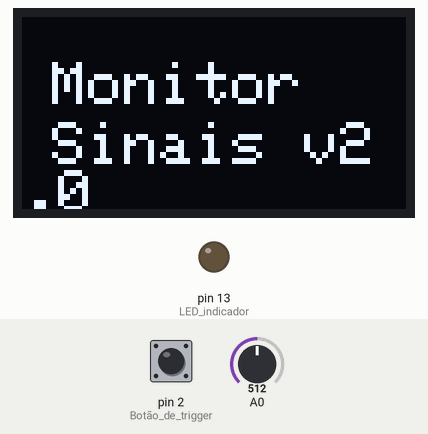
This sketch was run on a simulated Arduino Uno, built with avr-gcc and run on an emulated ATmega328P. On the bench: 128×64 one-colour display, output pins drawn as LEDs (lit = HIGH). Dashed ring = blinking. The test bench sets the inputs (shaded band); at power-on: pin 2 (Botão_de_trigger) HIGH, A0 = 512.

Above: at 0.1 s.
At 1.9 s:
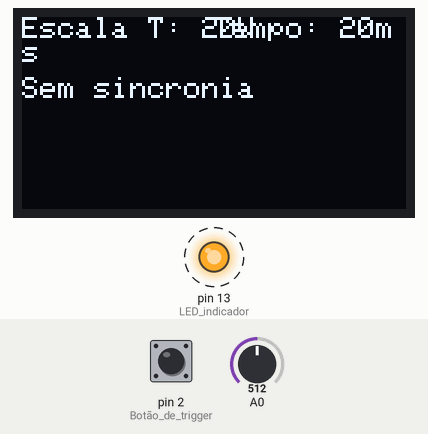
Timing chart, 0 to 130.0 s (numbered marks = the images above):
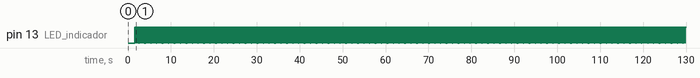

The sketch:

osciloscopio-mini.ino
```cpp
/********************************************************************************
 * Autor: Felipe Rodrigues Moreira Dos Santos
 * Contato: axfeliperodrigues@gmail.com
 * Data: 20/10/2024
 * Projeto: Monitor de Sinais (Osciloscópio)
 * Versão: 2.0
 * GitHub: https://github.com/TheDarkTD
 ********************************************************************************/

#include <Wire.h>
#include <Adafruit_GFX.h>
#include <Adafruit_SSD1306.h>
#include <EEPROM.h>

// Configurações de display e buffer de sinal
#define LARGURA_DISPLAY 128         // Largura do display OLED
#define ALTURA_DISPLAY 64           // Altura do display OLED
#define TAMANHO_BUFFER 200          // Tamanho do buffer de sinal
#define LIMIAR_SINCRONIA 5          // Limiar mínimo para detecção de trigger

// Definição do pino de reset para o display OLED
#define RESET_OLED -1
Adafruit_SSD1306 tela(LARGURA_DISPLAY, ALTURA_DISPLAY, &Wire, RESET_OLED);

// Tabelas de escalas de tensão e tempo, com rótulos para exibição
const char rotulosEscalaTensao[10][5] PROGMEM = {"A50V", "A5V", "50V", "20V", "10V", "5V", "2V", "1V", "0.5V", "0.2V"};
const char * const tabelaTensao[] PROGMEM = {rotulosEscalaTensao[0], rotulosEscalaTensao[1], rotulosEscalaTensao[2], rotulosEscalaTensao[3], rotulosEscalaTensao[4], rotulosEscalaTensao[5], rotulosEscalaTensao[6], rotulosEscalaTensao[7], rotulosEscalaTensao[8], rotulosEscalaTensao[9]};
const char rotulosEscalaTempo[10][6] PROGMEM = {"200ms", "100ms", "50ms", "20ms", "10ms", "5ms", "2ms", "1ms", "500us", "200us"};
const char * const tabelaTempo[] PROGMEM = {rotulosEscalaTempo[0], rotulosEscalaTempo[1], rotulosEscalaTempo[2], rotulosEscalaTempo[3], rotulosEscalaTempo[4], rotulosEscalaTempo[5], rotulosEscalaTempo[6], rotulosEscalaTempo[7], rotulosEscalaTempo[8], rotulosEscalaTempo[9]};
const PROGMEM float valoresEscalaTempo[] = {0.2, 0.1, 0.05, 0.02, 0.01, 0.005, 0.002, 0.001, 0.0005, 0.0002};

int bufferSinal[TAMANHO_BUFFER];    // Buffer de sinal para armazenar leituras
char bufferTexto[8];                // Buffer de texto para exibição de informações
char escalaHorizontal[] = "xxxAs";  // Rótulo da escala de tempo
char escalaVertical[] = "xxxx";     // Rótulo da escala de tensão

float coefTensao5V = 0.00566826;    // Coeficiente de sensibilidade para a escala de 5V
float coefTensao50V = 0.05243212;   // Coeficiente de sensibilidade para a escala de 50V

// Variáveis de controle e flags
volatile int escalaTensao;
volatile int escalaTempo;
volatile int polaridadeTrigger;
volatile int seletorParametro;
volatile bool sinalPausado = false;
volatile bool botaoPressionado = false;
volatile int contadorEEPROM;
int tempoExecucaoCiclo;

int valorMinimoSinal, valorMaximoSinal, mediaSinal;
int maxEscalaGrafico, minEscalaGrafico, valorMaxExibido, valorMinExibido;
int pontoTrigger;
bool triggerEncontrado;

float frequenciaSinal, cicloAtivo;

// Configuração do display e exibição de uma mensagem inicial
void configurarDisplay() {
    if (!tela.begin(SSD1306_SWITCHCAPVCC, 0x3C)) {
        while (true);
    }
    exibirMensagemInicial();
    carregarConfiguracoes();
    analogReference(INTERNAL);  // Define a referência de tensão do ADC
    configurarInterrupcoes();   // Configura interrupções
}

// Configura os pinos utilizados para botões e LED
void configurarPinos() {
    pinMode(2, INPUT_PULLUP);       // Botão de trigger
    pinMode(8, INPUT_PULLUP);       // Botão de seleção de parâmetro
    pinMode(9, INPUT_PULLUP);       // Botão para aumentar escala
    pinMode(10, INPUT_PULLUP);      // Botão para diminuir escala
    pinMode(11, INPUT_PULLUP);      // Botão de pausa
    pinMode(12, INPUT);             // Controle de atenuador (Hi-z quando entrada)
    pinMode(13, OUTPUT);            // LED indicador
}

// Configura interrupções no botão de trigger (pino 2)
void configurarInterrupcoes() {
    attachInterrupt(digitalPinToInterrupt(2), aoPressionarBotao, FALLING);
}

// Função chamada ao pressionar qualquer botão
void aoPressionarBotao() {
    int estadoPorta = PINB;
    if ((estadoPorta & 0x07) != 0x07) {
        contadorEEPROM = 5000;          // Reinicia o contador EEPROM ao pressionar um botão
        botaoPressionado = true;
    }
    if ((estadoPorta & 0x01) == 0) {
        seletorParametro = (seletorParametro + 1) % 3;  // Alterna entre escala de tensão, tempo e trigger
    }
    if ((estadoPorta & 0x04) == 0) {
        ajustarConfiguracao(1);         // Aumenta o valor do parâmetro selecionado
    }
    if ((estadoPorta & 0x02) == 0) {
        ajustarConfiguracao(-1);        // Diminui o valor do parâmetro selecionado
    }
    if ((estadoPorta & 0x08) == 0) {
        sinalPausado = !sinalPausado;   // Alterna o estado de pausa
    }
}

// Ajusta o parâmetro selecionado (tensão, tempo ou trigger)
void ajustarConfiguracao(int direcao) {
    if (seletorParametro == 0) {
        escalaTensao = constrain(escalaTensao + direcao, 0, 9);
    } else if (seletorParametro == 1) {
        escalaTempo = constrain(escalaTempo + direcao, 0, 9);
    } else if (seletorParametro == 2) {
        polaridadeTrigger = direcao > 0 ? 0 : 1;
    }
}

// Salva as configurações atuais na EEPROM após um certo tempo de inatividade
void salvarParaEEPROM() {
    if (contadorEEPROM > 0) {
        contadorEEPROM -= tempoExecucaoCiclo;
        if (contadorEEPROM <= 0) {
            EEPROM.write(0, escalaTensao);
            EEPROM.write(1, escalaTempo);
            EEPROM.write(2, polaridadeTrigger);
            EEPROM.write(3, seletorParametro);
        }
    }
}

// Carrega as configurações salvas na EEPROM ao iniciar o dispositivo
void carregarConfiguracoes() {
    int valorSalvo;
    valorSalvo = EEPROM.read(0);
    escalaTensao = (valorSalvo < 0 || valorSalvo > 9) ? 3 : valorSalvo;

    valorSalvo = EEPROM.read(1);
    escalaTempo = (valorSalvo < 0 || valorSalvo > 9) ? 3 : valorSalvo;

    valorSalvo = EEPROM.read(2);
    polaridadeTrigger = (valorSalvo < 0 || valorSalvo > 1) ? 1 : valorSalvo;

    valorSalvo = EEPROM.read(3);
    seletorParametro = (valorSalvo < 0 || valorSalvo > 2) ? 0 : valorSalvo;
}

// Exibe uma mensagem inicial no display ao ligar o dispositivo
void exibirMensagemInicial() {
    tela.clearDisplay();
    tela.setTextSize(2);
    tela.setCursor(10, 15);
    tela.println(F("Monitor"));
    tela.setCursor(10, 35);
    tela.println(F("Sinais v2.0"));
    tela.display();
    delay(1500);
    tela.clearDisplay();
}

// Captura dados do sinal analógico e armazena no buffer
void capturarSinal() {
    for (int i = 0; i < TAMANHO_BUFFER; i++) {
        bufferSinal[i] = analogRead(A0);
        delayMicroseconds(calcularAtraso(escalaTempo));
    }
    calcularEstatisticas();
}

// Calcula o atraso de captura com base na escala de tempo selecionada
int calcularAtraso(int tempoEscala) {
    const int ajustesTempo[] = {8000, 4000, 2000, 1000, 500, 250, 125, 62, 31, 15};
    return ajustesTempo[tempoEscala];
}

// Calcula o valor mínimo, máximo e a média do sinal capturado
void calcularEstatisticas() {
    int soma = 0;
    valorMinimoSinal = 1023;
    valorMaximoSinal = 0;

    for (int i = 0; i < TAMANHO_BUFFER; i++) {
        int valorAtual = bufferSinal[i];
        soma += valorAtual;
        if (valorAtual < valorMinimoSinal) valorMinimoSinal = valorAtual;
        if (valorAtual > valorMaximoSinal) valorMaximoSinal = valorAtual;
    }
    mediaSinal = soma / TAMANHO_BUFFER;
}

// Define o ponto de trigger para exibição sincronizada do sinal
void definirPontoTrigger() {
    int centroAmplitude = (valorMinimoSinal + valorMaximoSinal) / 2;
    triggerEncontrado = false;

    for (int i = TAMANHO_BUFFER / 2 - 50; i < TAMANHO_BUFFER / 2 + 50; i++) {
        if ((polaridadeTrigger == 0 && bufferSinal[i - 1] < centroAmplitude && bufferSinal[i] >= centroAmplitude) ||
            (polaridadeTrigger == 1 && bufferSinal[i - 1] > centroAmplitude && bufferSinal[i] <= centroAmplitude)) {
            pontoTrigger = i;
            triggerEncontrado = true;
            break;
        }
    }

    if (!triggerEncontrado) {
        pontoTrigger = TAMANHO_BUFFER / 2;
    }
}

// Exibe informações do sinal, incluindo escala, frequência e ciclo ativo
void exibirDados() {
    tela.clearDisplay();
    tela.setTextSize(1);

    strcpy_P(escalaVertical, (char*)pgm_read_word(&(tabelaTensao[escalaTensao])));
    tela.setCursor(0, 0);
    tela.print("Escala T: ");
    tela.print(escalaVertical);

    strcpy_P(escalaHorizontal, (char*)pgm_read_word(&(tabelaTempo[escalaTempo])));
    tela.setCursor(64, 0);
    tela.print("Tempo: ");
    tela.print(escalaHorizontal);

    tela.setCursor(0, 20);
    if (triggerEncontrado) {
        calcularFrequencia();
        tela.print("Freq: ");
        tela.print(frequenciaSinal);
        tela.print(" Hz");

        tela.setCursor(0, 30);
        tela.print("Ciclo: ");
        tela.print(cicloAtivo);
        tela.print(" %");
    } else {
        tela.print("Sem sincronia");
    }

    tela.display();
}

// Calcula a frequência e o ciclo ativo do sinal
void calcularFrequencia() {
    int periodo = 0, duracaoAlta = 0;
    int centro = (valorMinimoSinal + valorMaximoSinal) / 2;

    for (int i = pontoTrigger; i < TAMANHO_BUFFER - 1; i++) {
        if (bufferSinal[i] >= centro && bufferSinal[i + 1] < centro) {
            periodo++;
        }
        if (bufferSinal[i] >= centro) {
            duracaoAlta++;
        }
    }

    float tempoCiclo = valoresEscalaTempo[escalaTempo] * periodo / 25.0;
    frequenciaSinal = (tempoCiclo > 0) ? (1.0 / tempoCiclo) : 0;
    cicloAtivo = (periodo > 0) ? (100.0 * duracaoAlta / periodo) : 0;
}

// Função principal de configuração (setup) do Arduino
void setup() {
    configurarDisplay();
    configurarPinos();
    configurarInterrupcoes();
}

// Função principal de execução (loop) do Arduino
void loop() {
    digitalWrite(13, HIGH);          // Ativa o LED indicador para início da captura
    capturarSinal();                 // Captura o sinal analógico
    definirPontoTrigger();           // Define o ponto de trigger do sinal
    digitalWrite(13, LOW);           // Desativa o LED indicador

    exibirDados();                   // Exibe os dados processados no display
    salvarParaEEPROM();              // Salva as configurações na EEPROM, se necessário

    // Exibe "PAUSADO" no display enquanto o sinal estiver pausado
    while (sinalPausado) {
        tela.setCursor(0, 40);
        tela.print("PAUSADO");
        tela.display();
        delay(100);
    }
}
```

Measured:
- by itself, pin 13 (LED_indicador): alternates HIGH for 0.22 s and LOW for 0.03 s
